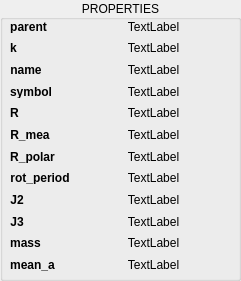
   <widget class="QGroupBox" name="groupBox_2">
    <property name="geometry">
     <rect>
      <x>100</x>
      <y>10</y>
      <width>241</width>
      <height>281</height>
     </rect>
    </property>
    <property name="title">
     <string>PROPERTIES</string>
    </property>
    <property name="alignment">
     <set>Qt::AlignCenter</set>
    </property>
    <widget class="QWidget" name="layoutWidget">
     <property name="geometry">
      <rect>
       <x>10</x>
       <y>20</y>
       <width>221</width>
       <height>251</height>
      </rect>
     </property>
     <layout class="QFormLayout" name="formLayout">
      <property name="verticalSpacing">
       <number>9</number>
      </property>
      <item row="0" column="0">
       <widget class="QLabel" name="parent">
        <property name="sizePolicy">
         <sizepolicy hsizetype="Preferred" vsizetype="Preferred">
          <horstretch>1</horstretch>
          <verstretch>0</verstretch>
         </sizepolicy>
        </property>
        <property name="font">
         <font>
          <weight>75</weight>
          <bold>true</bold>
         </font>
        </property>
        <property name="text">
         <string>parent</string>
        </property>
        <property name="alignment">
         <set>Qt::AlignCenter</set>
        </property>
       </widget>
      </item>
      <item row="0" column="1">
       <widget class="QLabel" name="attr_0">
        <property name="text">
         <string>TextLabel</string>
        </property>
        <property name="alignment">
         <set>Qt::AlignCenter</set>
        </property>
       </widget>
      </item>
      <item row="1" column="0">
       <widget class="QLabel" name="k">
        <property name="sizePolicy">
         <sizepolicy hsizetype="Preferred" vsizetype="Preferred">
          <horstretch>1</horstretch>
          <verstretch>0</verstretch>
         </sizepolicy>
        </property>
        <property name="font">
         <font>
          <weight>75</weight>
          <bold>true</bold>
         </font>
        </property>
        <property name="text">
         <string>k</string>
        </property>
        <property name="alignment">
         <set>Qt::AlignCenter</set>
        </property>
       </widget>
      </item>
      <item row="1" column="1">
       <widget class="QLabel" name="attr_1">
        <property name="text">
         <string>TextLabel</string>
        </property>
        <property name="alignment">
         <set>Qt::AlignCenter</set>
        </property>
       </widget>
      </item>
      <item row="2" column="0">
       <widget class="QLabel" name="name">
        <property name="sizePolicy">
         <sizepolicy hsizetype="Preferred" vsizetype="Preferred">
          <horstretch>1</horstretch>
          <verstretch>0</verstretch>
         </sizepolicy>
        </property>
        <property name="font">
         <font>
          <weight>75</weight>
          <bold>true</bold>
         </font>
        </property>
        <property name="text">
         <string>name</string>
        </property>
        <property name="alignment">
         <set>Qt::AlignCenter</set>
        </property>
       </widget>
      </item>
      <item row="2" column="1">
       <widget class="QLabel" name="attr_2">
        <property name="text">
         <string>TextLabel</string>
        </property>
        <property name="alignment">
         <set>Qt::AlignCenter</set>
        </property>
       </widget>
      </item>
      <item row="3" column="0">
       <widget class="QLabel" name="symbol">
        <property name="sizePolicy">
         <sizepolicy hsizetype="Preferred" vsizetype="Preferred">
          <horstretch>1</horstretch>
          <verstretch>0</verstretch>
         </sizepolicy>
        </property>
        <property name="font">
         <font>
          <weight>75</weight>
          <bold>true</bold>
         </font>
        </property>
        <property name="text">
         <string>symbol</string>
        </property>
        <property name="alignment">
         <set>Qt::AlignCenter</set>
        </property>
       </widget>
      </item>
      <item row="3" column="1">
       <widget class="QLabel" name="attr_3">
        <property name="text">
         <string>TextLabel</string>
        </property>
        <property name="alignment">
         <set>Qt::AlignCenter</set>
        </property>
       </widget>
      </item>
      <item row="4" column="0">
       <widget class="QLabel" name="R">
        <property name="sizePolicy">
         <sizepolicy hsizetype="Preferred" vsizetype="Preferred">
          <horstretch>1</horstretch>
          <verstretch>0</verstretch>
         </sizepolicy>
        </property>
        <property name="font">
         <font>
          <weight>75</weight>
          <bold>true</bold>
         </font>
        </property>
        <property name="text">
         <string>R</string>
        </property>
        <property name="alignment">
         <set>Qt::AlignCenter</set>
        </property>
       </widget>
      </item>
      <item row="4" column="1">
       <widget class="QLabel" name="attr_4">
        <property name="text">
         <string>TextLabel</string>
        </property>
        <property name="alignment">
         <set>Qt::AlignCenter</set>
        </property>
       </widget>
      </item>
      <item row="5" column="0">
       <widget class="QLabel" name="R_mean">
        <property name="sizePolicy">
         <sizepolicy hsizetype="Preferred" vsizetype="Preferred">
          <horstretch>1</horstretch>
          <verstretch>0</verstretch>
         </sizepolicy>
        </property>
        <property name="font">
         <font>
          <weight>75</weight>
          <bold>true</bold>
         </font>
        </property>
        <property name="text">
         <string>R_mea</string>
        </property>
        <property name="alignment">
         <set>Qt::AlignCenter</set>
        </property>
       </widget>
      </item>
      <item row="5" column="1">
       <widget class="QLabel" name="attr_5">
        <property name="text">
         <string>TextLabel</string>
        </property>
        <property name="alignment">
         <set>Qt::AlignCenter</set>
        </property>
       </widget>
      </item>
      <item row="6" column="0">
       <widget class="QLabel" name="R_polar">
        <property name="sizePolicy">
         <sizepolicy hsizetype="Preferred" vsizetype="Preferred">
          <horstretch>1</horstretch>
          <verstretch>0</verstretch>
         </sizepolicy>
        </property>
        <property name="font">
         <font>
          <weight>75</weight>
          <bold>true</bold>
         </font>
        </property>
        <property name="text">
         <string>R_polar</string>
        </property>
        <property name="alignment">
         <set>Qt::AlignCenter</set>
        </property>
       </widget>
      </item>
      <item row="6" column="1">
       <widget class="QLabel" name="attr_6">
        <property name="text">
         <string>TextLabel</string>
        </property>
        <property name="alignment">
         <set>Qt::AlignCenter</set>
        </property>
       </widget>
      </item>
      <item row="7" column="0">
       <widget class="QLabel" name="rot_period">
        <property name="sizePolicy">
         <sizepolicy hsizetype="Preferred" vsizetype="Preferred">
          <horstretch>1</horstretch>
          <verstretch>0</verstretch>
         </sizepolicy>
        </property>
        <property name="font">
         <font>
          <weight>75</weight>
          <bold>true</bold>
         </font>
        </property>
        <property name="text">
         <string>rot_period</string>
        </property>
        <property name="alignment">
         <set>Qt::AlignCenter</set>
        </property>
       </widget>
      </item>
      <item row="7" column="1">
       <widget class="QLabel" name="attr_7">
        <property name="text">
         <string>TextLabel</string>
        </property>
        <property name="alignment">
         <set>Qt::AlignCenter</set>
        </property>
       </widget>
      </item>
      <item row="8" column="0">
       <widget class="QLabel" name="mass">
        <property name="sizePolicy">
         <sizepolicy hsizetype="Preferred" vsizetype="Preferred">
          <horstretch>1</horstretch>
          <verstretch>0</verstretch>
         </sizepolicy>
        </property>
        <property name="font">
         <font>
          <weight>75</weight>
          <bold>true</bold>
         </font>
        </property>
        <property name="text">
         <string>J2</string>
        </property>
        <property name="alignment">
         <set>Qt::AlignCenter</set>
        </property>
       </widget>
      </item>
      <item row="8" column="1">
       <widget class="QLabel" name="attr_8">
        <property name="text">
         <string>TextLabel</string>
        </property>
        <property name="alignment">
         <set>Qt::AlignCenter</set>
        </property>
       </widget>
      </item>
      <item row="9" column="0">
       <widget class="QLabel" name="J2">
        <property name="sizePolicy">
         <sizepolicy hsizetype="Preferred" vsizetype="Preferred">
          <horstretch>1</horstretch>
          <verstretch>0</verstretch>
         </sizepolicy>
        </property>
        <property name="font">
         <font>
          <weight>75</weight>
          <bold>true</bold>
         </font>
        </property>
        <property name="text">
         <string>J3</string>
        </property>
        <property name="alignment">
         <set>Qt::AlignCenter</set>
        </property>
       </widget>
      </item>
      <item row="9" column="1">
       <widget class="QLabel" name="attr_9">
        <property name="text">
         <string>TextLabel</string>
        </property>
        <property name="alignment">
         <set>Qt::AlignCenter</set>
        </property>
       </widget>
      </item>
      <item row="10" column="0">
       <widget class="QLabel" name="J3">
        <property name="sizePolicy">
         <sizepolicy hsizetype="Preferred" vsizetype="Preferred">
          <horstretch>1</horstretch>
          <verstretch>0</verstretch>
         </sizepolicy>
        </property>
        <property name="font">
         <font>
          <weight>75</weight>
          <bold>true</bold>
         </font>
        </property>
        <property name="text">
         <string>mass</string>
        </property>
        <property name="alignment">
         <set>Qt::AlignCenter</set>
        </property>
       </widget>
      </item>
      <item row="10" column="1">
       <widget class="QLabel" name="attr_A">
        <property name="text">
         <string>TextLabel</string>
        </property>
        <property name="alignment">
         <set>Qt::AlignCenter</set>
        </property>
       </widget>
      </item>
      <item row="11" column="0">
       <widget class="QLabel" name="J3_2">
        <property name="sizePolicy">
         <sizepolicy hsizetype="Preferred" vsizetype="Preferred">
          <horstretch>1</horstretch>
          <verstretch>0</verstretch>
         </sizepolicy>
        </property>
        <property name="font">
         <font>
          <weight>75</weight>
          <bold>true</bold>
         </font>
        </property>
        <property name="text">
         <string>mean_a</string>
        </property>
        <property name="alignment">
         <set>Qt::AlignCenter</set>
        </property>
       </widget>
      </item>
      <item row="11" column="1">
       <widget class="QLabel" name="attr_B">
        <property name="text">
         <string>TextLabel</string>
        </property>
        <property name="alignment">
         <set>Qt::AlignCenter</set>
        </property>
       </widget>
      </item>
     </layout>
    </widget>
   </widget>
